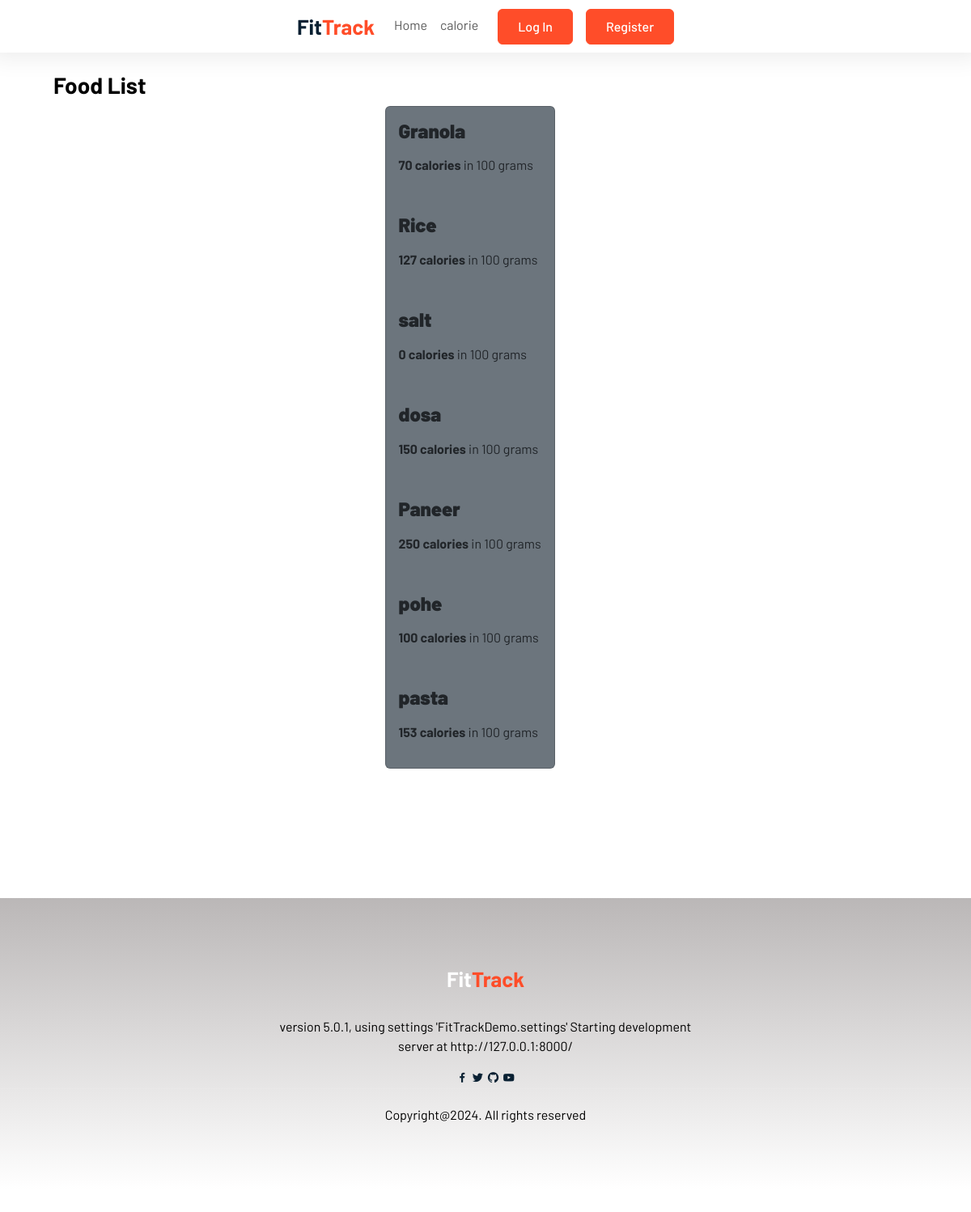
Screenshot of /food/list with the database file from the repository.
### FitTrack/models.py (models this page shows)
class Food(models.Model):
    id=models.IntegerField(primary_key=True)
    food_name = models.CharField(max_length=200)
    quantity = models.DecimalField(max_digits=7, decimal_places=2, default=100.00)
    calories = models.IntegerField(default=0)
    fat = models.DecimalField(max_digits=7, decimal_places=2, default=0)
    carbohydrates = models.DecimalField(max_digits=7, decimal_places=2, default=0)
    protein = models.DecimalField(max_digits=7, decimal_places=2, default=0)

### FitTrack/views.py (the view)
# urls.py: path('food/list', views.food_list_view, name='food_list'),
def food_list_view(request):
    foods = Food.objects.all()
    return render(request, 'index.html', {'foods': foods,'title': 'Food List'})

### FitTrack/Templates/index.html (shortened to what this page needs)
{% extends 'home.html' %}
{% block body %}
<div class='py-4 mt-auto'>
    <div class='container px-4'>
        <h3>{{ title }}</h3>
        <div class='row justify-content-center'>
            <div class='col-sm-12 col-md-12 col-lg-4 col-xl-3 d-flex align-items-stretch'>
                <div class='card bg-secondary mb-3'>
            {% for food in foods %}
                    <div class='card-body'>
                        <h4 class='card-title'>
                            <strong>{{ food.food_name }}</strong>
                        </h4>
                        <p class='card-text'>
                            <div class='my-3'>
                                <strong>{{ food.calories}} calories</strong> in {{ food.quantity|floatformat:0 }} grams
                            </div>
                        </p>
                    </div>
{%endfor%}
                </div>
            </div>
    </div>
</div>
{% endblock %}

### FitTrack/Templates/home.html (shortened to what this page needs)
{% load static %}
<!DOCTYPE html>
<html lang="en">
<head>
    <link rel="stylesheet" href="{% static 'css/bootstrap.min.css' %}">
    <link href="{% static 'CSS/style.css' %}" rel="stylesheet">
    <link rel="stylesheet" href="{% static 'css/boxicons.min.css'%}">
    <link rel="stylesheet" href="{% static 'css/owl.carousel.min.css'%}">
    <link rel="stylesheet" href="{% static 'css/owl.theme.default.min.css'%}">
</head>
<body>
<div class="row">
  <nav class="navbar navbar-expand-lg navbar-light bg-white sticky-top">
      <div class="container">
        <a class="navbar-brand" href="/">Fit<span>Track</span></a>
        <div class="collapse navbar-collapse" id="navbarScroll">
         <ul class="navbar-nav ms-auto" style="--bs-scroll-height: 100px;">
            <li class="nav-item">
              <a class="nav-link " aria-current="page" href="/">Home</a>
            </li>
            <li class="nav-item">
              <a class="nav-link" href="/calorie">calorie</a>
            </li>
          <div class='collapse navbar-collapse' id='navbarColor'>
                {% if user.is_authenticated %}
                <li class='nav-item'>
                  <a class='btn btn-brand ms-lg-3' href="{% url 'logout' %}">
                      <i class='fas fa-user-plus'></i> Logout
                  </a>
              </li>
                {% else %}
                <li class='nav-item'>
                    <a class='btn btn-brand ms-lg-3' href="{% url 'login' %}">
                         Log In
                    </a>
                </li>
                <li class='nav-item'>
                    <a class='btn btn-brand ms-lg-3' href="/register">
                         Register
                    </a>
                </li>
                {% endif %}
        </div>
      </div>
    </nav>
</div>
<main>
  <div class='container'>
      {% block body %}
      {% endblock %}
  </div>
</main>
<footer>
  <div class="footer-top">
    <div class="container">
      <div class="row">
        <div class="col-lg-6 mx-auto">
          <a class="navbar-brand" href="/">Fit<span>Track</span></a>
          <p>version 5.0.1, using settings 'FitTrackDemo.settings'
            Starting development server at http://127.0.0.1:8000/</p>
            <div class="social-links">
              <a href="#"><i class="bx bxl-facebook"></i></a>
              <a href="#"><i class="bx bxl-twitter"></i></a>
              <a href="#"><i class="bx bxl-github"></i></a>
              <a href="#"><i class="bx bxl-youtube"></i></a>
            </div>
        </div>
      </div>
    </div>
    <div class="footer-bottom">
      <p>Copyright@2024. All rights reserved</p>
    </div>
  </div>
</footer>
</body>
</html>

### static/CSS/style.css (style rules this page uses)
html { position: relative; min-height: 100%; }
body { background-color: #ffffff; margin: 0 0 90px; font-family: 'Barlow', sans-serif !important; }
h1,h2,h3,h4,h5,h6 { font-weight: 700 !important; color: #000; }
.navbar { box-shadow: 0px 6px 30px rgba(0, 0, 0, 0.08); }
.navbar-brand { font-weight: 700; font-size: 26px; color: #092032; }
.navbar-brand span { color: #ff4d29; }
a { color: #092032; text-decoration: none; transition: all 0.4s ease; font-weight: 500; }
.btn { padding: 9px 24px; font-weight: 500; }
.btn-brand { background-color: #ff4d29; color: #ffffff; border-color: #ff4d29; }
footer { padding-top: 80px; padding-bottom: 40px; margin-top: 10%; color: #000000; text-align: center; background: linear-gradient(rgba(73, 64, 64, 0.377),rgba(255, 255, 255, 0.976)); }
footer .navbar-brand { color: #ffffff; margin-bottom: 28px; display: inline-block; }
.footer-top { margin-bottom: 40px; }
.footer-bottom { border-top: 1px solid rgba(255, 255, 255, 0.08); padding-top: 20px; }
.container { color: #000; background-color: #ffffff; width: auto; height: auto; }
.container { background-color: #dddddd00; }

### rows the page displays
Food: food_name "Granola", calories "70", quantity "100"
Food: food_name "Rice", calories "127", quantity "100"
Food: food_name "salt", calories "0", quantity "100"
Food: food_name "dosa", calories "150", quantity "100"
Food: food_name "Paneer", calories "250", quantity "100"
Food: food_name "pohe", calories "100", quantity "100"
Food: food_name "pasta", calories "153", quantity "100"

### other values shown
{{ title }} "Food List"
